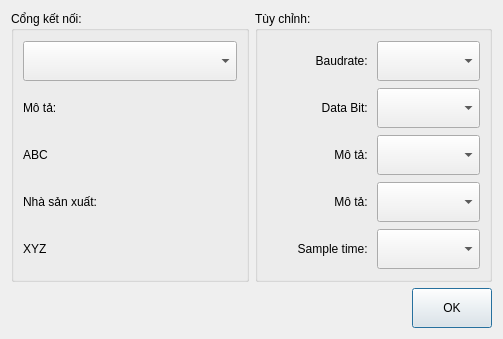
<?xml version="1.0" encoding="UTF-8"?>
<ui version="4.0">
 <class>SettingsDialog</class>
 <widget class="QDialog" name="SettingsDialog">
  <property name="geometry">
   <rect>
    <x>0</x>
    <y>0</y>
    <width>503</width>
    <height>339</height>
   </rect>
  </property>
  <property name="windowTitle">
   <string>Settings</string>
  </property>
  <property name="modal">
   <bool>true</bool>
  </property>
  <layout class="QGridLayout" name="gridLayout_2">
   <item row="0" column="0">
    <widget class="QGroupBox" name="groupBox_2">
     <property name="title">
      <string>Cổng kết nối: </string>
     </property>
     <layout class="QGridLayout" name="gridLayout">
      <item row="0" column="0">
       <widget class="QComboBox" name="comboBox">
        <property name="sizePolicy">
         <sizepolicy hsizetype="Minimum" vsizetype="Fixed">
          <horstretch>0</horstretch>
          <verstretch>0</verstretch>
         </sizepolicy>
        </property>
        <property name="minimumSize">
         <size>
          <width>100</width>
          <height>40</height>
         </size>
        </property>
       </widget>
      </item>
      <item row="1" column="0">
       <widget class="QLabel" name="label_2">
        <property name="sizePolicy">
         <sizepolicy hsizetype="Minimum" vsizetype="Fixed">
          <horstretch>0</horstretch>
          <verstretch>0</verstretch>
         </sizepolicy>
        </property>
        <property name="minimumSize">
         <size>
          <width>100</width>
          <height>40</height>
         </size>
        </property>
        <property name="text">
         <string>Mô tả: </string>
        </property>
       </widget>
      </item>
      <item row="2" column="0">
       <widget class="QLabel" name="label_4">
        <property name="sizePolicy">
         <sizepolicy hsizetype="Minimum" vsizetype="Fixed">
          <horstretch>0</horstretch>
          <verstretch>0</verstretch>
         </sizepolicy>
        </property>
        <property name="minimumSize">
         <size>
          <width>100</width>
          <height>40</height>
         </size>
        </property>
        <property name="text">
         <string>ABC</string>
        </property>
       </widget>
      </item>
      <item row="3" column="0">
       <widget class="QLabel" name="label_3">
        <property name="sizePolicy">
         <sizepolicy hsizetype="Minimum" vsizetype="Fixed">
          <horstretch>0</horstretch>
          <verstretch>0</verstretch>
         </sizepolicy>
        </property>
        <property name="minimumSize">
         <size>
          <width>100</width>
          <height>40</height>
         </size>
        </property>
        <property name="text">
         <string>Nhà sản xuất: </string>
        </property>
       </widget>
      </item>
      <item row="4" column="0">
       <widget class="QLabel" name="label_5">
        <property name="sizePolicy">
         <sizepolicy hsizetype="Minimum" vsizetype="Fixed">
          <horstretch>0</horstretch>
          <verstretch>0</verstretch>
         </sizepolicy>
        </property>
        <property name="minimumSize">
         <size>
          <width>100</width>
          <height>40</height>
         </size>
        </property>
        <property name="text">
         <string>XYZ</string>
        </property>
       </widget>
      </item>
     </layout>
    </widget>
   </item>
   <item row="1" column="0" colspan="2">
    <layout class="QHBoxLayout" name="horizontalLayout_2">
     <item>
      <spacer name="horizontalSpacer">
       <property name="orientation">
        <enum>Qt::Horizontal</enum>
       </property>
       <property name="sizeHint" stdset="0">
        <size>
         <width>40</width>
         <height>20</height>
        </size>
       </property>
      </spacer>
     </item>
     <item>
      <widget class="QPushButton" name="pushButton">
       <property name="minimumSize">
        <size>
         <width>0</width>
         <height>40</height>
        </size>
       </property>
       <property name="text">
        <string>OK</string>
       </property>
      </widget>
     </item>
    </layout>
   </item>
   <item row="0" column="1">
    <widget class="QGroupBox" name="groupBox">
     <property name="title">
      <string>Tùy chỉnh: </string>
     </property>
     <layout class="QGridLayout" name="gridLayout_3">
      <item row="0" column="0">
       <widget class="QLabel" name="label_6">
        <property name="sizePolicy">
         <sizepolicy hsizetype="Minimum" vsizetype="Fixed">
          <horstretch>0</horstretch>
          <verstretch>0</verstretch>
         </sizepolicy>
        </property>
        <property name="minimumSize">
         <size>
          <width>100</width>
          <height>40</height>
         </size>
        </property>
        <property name="text">
         <string>Baudrate: </string>
        </property>
        <property name="alignment">
         <set>Qt::AlignRight|Qt::AlignTrailing|Qt::AlignVCenter</set>
        </property>
       </widget>
      </item>
      <item row="0" column="1">
       <widget class="QComboBox" name="comboBox_2">
        <property name="sizePolicy">
         <sizepolicy hsizetype="Minimum" vsizetype="Fixed">
          <horstretch>0</horstretch>
          <verstretch>0</verstretch>
         </sizepolicy>
        </property>
        <property name="minimumSize">
         <size>
          <width>100</width>
          <height>40</height>
         </size>
        </property>
       </widget>
      </item>
      <item row="1" column="0">
       <widget class="QLabel" name="label_8">
        <property name="sizePolicy">
         <sizepolicy hsizetype="Minimum" vsizetype="Fixed">
          <horstretch>0</horstretch>
          <verstretch>0</verstretch>
         </sizepolicy>
        </property>
        <property name="minimumSize">
         <size>
          <width>100</width>
          <height>40</height>
         </size>
        </property>
        <property name="text">
         <string>Data Bit: </string>
        </property>
        <property name="alignment">
         <set>Qt::AlignRight|Qt::AlignTrailing|Qt::AlignVCenter</set>
        </property>
       </widget>
      </item>
      <item row="1" column="1">
       <widget class="QComboBox" name="comboBox_4">
        <property name="sizePolicy">
         <sizepolicy hsizetype="Minimum" vsizetype="Fixed">
          <horstretch>0</horstretch>
          <verstretch>0</verstretch>
         </sizepolicy>
        </property>
        <property name="minimumSize">
         <size>
          <width>100</width>
          <height>40</height>
         </size>
        </property>
       </widget>
      </item>
      <item row="2" column="0">
       <widget class="QLabel" name="label_9">
        <property name="sizePolicy">
         <sizepolicy hsizetype="Minimum" vsizetype="Fixed">
          <horstretch>0</horstretch>
          <verstretch>0</verstretch>
         </sizepolicy>
        </property>
        <property name="minimumSize">
         <size>
          <width>100</width>
          <height>40</height>
         </size>
        </property>
        <property name="text">
         <string>Mô tả: </string>
        </property>
        <property name="alignment">
         <set>Qt::AlignRight|Qt::AlignTrailing|Qt::AlignVCenter</set>
        </property>
       </widget>
      </item>
      <item row="2" column="1">
       <widget class="QComboBox" name="comboBox_5">
        <property name="sizePolicy">
         <sizepolicy hsizetype="Minimum" vsizetype="Fixed">
          <horstretch>0</horstretch>
          <verstretch>0</verstretch>
         </sizepolicy>
        </property>
        <property name="minimumSize">
         <size>
          <width>100</width>
          <height>40</height>
         </size>
        </property>
       </widget>
      </item>
      <item row="3" column="0">
       <widget class="QLabel" name="label_10">
        <property name="sizePolicy">
         <sizepolicy hsizetype="Minimum" vsizetype="Fixed">
          <horstretch>0</horstretch>
          <verstretch>0</verstretch>
         </sizepolicy>
        </property>
        <property name="minimumSize">
         <size>
          <width>100</width>
          <height>40</height>
         </size>
        </property>
        <property name="text">
         <string>Mô tả: </string>
        </property>
        <property name="alignment">
         <set>Qt::AlignRight|Qt::AlignTrailing|Qt::AlignVCenter</set>
        </property>
       </widget>
      </item>
      <item row="3" column="1">
       <widget class="QComboBox" name="comboBox_6">
        <property name="sizePolicy">
         <sizepolicy hsizetype="Minimum" vsizetype="Fixed">
          <horstretch>0</horstretch>
          <verstretch>0</verstretch>
         </sizepolicy>
        </property>
        <property name="minimumSize">
         <size>
          <width>100</width>
          <height>40</height>
         </size>
        </property>
       </widget>
      </item>
      <item row="4" column="0">
       <widget class="QLabel" name="label_11">
        <property name="sizePolicy">
         <sizepolicy hsizetype="Minimum" vsizetype="Fixed">
          <horstretch>0</horstretch>
          <verstretch>0</verstretch>
         </sizepolicy>
        </property>
        <property name="minimumSize">
         <size>
          <width>100</width>
          <height>40</height>
         </size>
        </property>
        <property name="text">
         <string>Sample time: </string>
        </property>
        <property name="alignment">
         <set>Qt::AlignRight|Qt::AlignTrailing|Qt::AlignVCenter</set>
        </property>
       </widget>
      </item>
      <item row="4" column="1">
       <widget class="QComboBox" name="comboBox_7">
        <property name="sizePolicy">
         <sizepolicy hsizetype="Minimum" vsizetype="Fixed">
          <horstretch>0</horstretch>
          <verstretch>0</verstretch>
         </sizepolicy>
        </property>
        <property name="minimumSize">
         <size>
          <width>100</width>
          <height>40</height>
         </size>
        </property>
       </widget>
      </item>
     </layout>
     <zorder>groupBox_2</zorder>
     <zorder>comboBox_2</zorder>
     <zorder>label_6</zorder>
     <zorder>comboBox_4</zorder>
     <zorder>label_8</zorder>
     <zorder>comboBox_5</zorder>
     <zorder>label_9</zorder>
     <zorder>comboBox_6</zorder>
     <zorder>label_10</zorder>
     <zorder>comboBox_7</zorder>
     <zorder>label_11</zorder>
    </widget>
   </item>
  </layout>
 </widget>
 <resources/>
 <connections/>
</ui>
